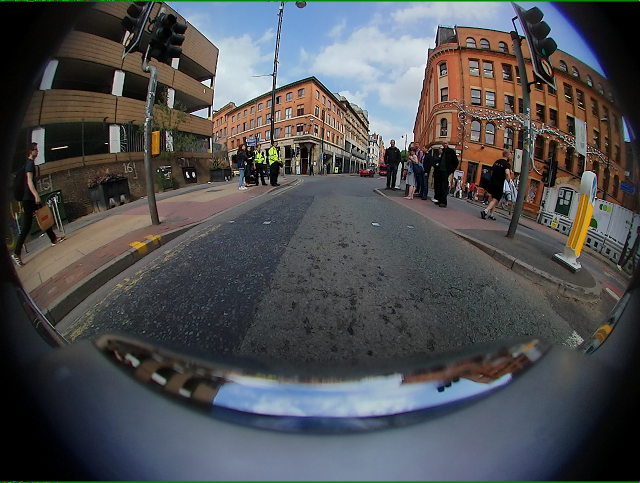
#> input picture fisheyes_v2/fisheye_motion_tracking/data/homework2/rgb_images/00006_FV.png, 1280 x 966 px, given in place of 00000_FV.png, which was not available (shown at 1/2 size)
$ python plan1_final.py
#> lines starting #> are read from the running program, lines starting #| are printed output that depends on the picture; after the words box and inside, x2 and y2 are one past the last pixel; in counts of white or black regions, pixels touching at a corner belong together; pictures that were not available may be replaced by others from this repository, and a replacement may not be noted
### fisheyes_v2/fisheye_motion_tracking/core/motion_detection/frame_difference.py
import cv2
import numpy as np
from pathlib import Path


PROJECT_ROOT = Path(__file__).resolve().parents[2]
DATA_DIR = PROJECT_ROOT / "data" / "homework2"
CURRENT_DIR = DATA_DIR / "rgb_images"
PREVIOUS_DIR = DATA_DIR / "previous_images"
OUTPUT_DIR = PROJECT_ROOT / "output" / "masks"
OUTPUT_DIR.mkdir(parents=True, exist_ok=True)


# [102 lines left out: functions preprocess, detect_motion_diff, detect_motion_flow, detect_motion_hybrid, detect_motion_adaptive, not called in this run]


def detect_motion_seed_expand(prev_gray, curr_gray, seed_thresh=45, flow_thresh=2.0,
                              expand_dist=12, morph_ksize=7):
    """Seed-and-expand: diff mask as trusted seeds, flow-based expansion in neighborhood.

    diff40 provides high-precision seeds. Optical flow captures the full motion extent
    but with many false positives. Distance transform keeps only flow pixels near a
    seed, suppressing isolated noise.

    Returns binary mask (uint8, 0/255).
    """
    prev_gray = cv2.GaussianBlur(prev_gray, (5, 5), 0)
    curr_gray = cv2.GaussianBlur(curr_gray, (5, 5), 0)

    # seed: frame difference (high precision)
    diff = cv2.absdiff(curr_gray, prev_gray)
    _, seed = cv2.threshold(diff, seed_thresh, 255, cv2.THRESH_BINARY)

    # candidate: optical flow (high recall)
    flow = cv2.calcOpticalFlowFarneback(
        prev_gray, curr_gray, None, 0.5, 3, 15, 3, 5, 1.2, 0
    )
    mag = np.linalg.norm(flow, axis=2)
    _, candidate = cv2.threshold(mag, flow_thresh, 255, cv2.THRESH_BINARY)
    candidate = candidate.astype(np.uint8)

    # distance from each pixel to the nearest seed pixel
    dist = cv2.distanceTransform((seed == 0).astype(np.uint8), cv2.DIST_L2, 5)

    # keep candidate pixels within expand_dist of a seed
    expanded = candidate.copy()
    expanded[dist > expand_dist] = 0

    # merge seed + expanded
    mask = seed | expanded

    k = np.ones((morph_ksize, morph_ksize), np.uint8)
    mask = cv2.morphologyEx(mask, cv2.MORPH_OPEN, k)
    mask = cv2.morphologyEx(mask, cv2.MORPH_CLOSE, k)
    return mask


# ================================================================
# Improved seed-expand variants
# ================================================================

def detect_motion_seed_expand_v2(prev_gray, curr_gray,
                                  seed_percentile=95, flow_percentile=90,
                                  expand_dist=10, morph_ksize=7,
                                  min_seed_ratio=0.0005):
    """Seed-expand V2: adaptive percentile thresholds + seed density fallback.

    Key improvements over V1:
      - seed_thresh = percentile(diff, seed_percentile) — adapts per-frame
      - flow_thresh = percentile(mag, flow_percentile) — adapts per-frame
      - If seeds too sparse (< min_seed_ratio of pixels), lowers percentile & expand_dist
    """
    prev_gray = cv2.GaussianBlur(prev_gray, (5, 5), 0)
    curr_gray = cv2.GaussianBlur(curr_gray, (5, 5), 0)

    total_pixels = prev_gray.size

    # --- adaptive seed threshold ---
    diff = cv2.absdiff(curr_gray, prev_gray)
    seed_thresh = np.percentile(diff, seed_percentile)
    seed_thresh = max(seed_thresh, 10)   # floor: avoid degenerate threshold
    _, seed = cv2.threshold(diff, seed_thresh, 255, cv2.THRESH_BINARY)

    # --- adaptive flow threshold ---
    flow = cv2.calcOpticalFlowFarneback(
        prev_gray, curr_gray, None, 0.5, 3, 15, 3, 5, 1.2, 0
    )
    mag = np.linalg.norm(flow, axis=2)
    flow_thresh = np.percentile(mag, flow_percentile)
    flow_thresh = max(flow_thresh, 1.0)
    _, candidate = cv2.threshold(mag, flow_thresh, 255, cv2.THRESH_BINARY)
    candidate = candidate.astype(np.uint8)

    # --- seed density feedback ---
    seed_count = int(np.sum(seed > 0))
    actual_expand = expand_dist
    actual_flow_pct = flow_percentile

    if seed_count < total_pixels * min_seed_ratio:
        # Too few seeds → broaden seed capture, tighten expansion
        fallback_pct = max(seed_percentile - 10, 80)
        seed_thresh2 = np.percentile(diff, fallback_pct)
        seed_thresh2 = max(seed_thresh2, 8)
        _, seed = cv2.threshold(diff, seed_thresh2, 255, cv2.THRESH_BINARY)
        actual_expand = max(expand_dist - 4, 4)
        actual_flow_pct = max(flow_percentile - 5, 85)
        flow_thresh2 = np.percentile(mag, actual_flow_pct)
        flow_thresh2 = max(flow_thresh2, 1.0)
        _, candidate = cv2.threshold(mag, flow_thresh2, 255, cv2.THRESH_BINARY)
        candidate = candidate.astype(np.uint8)

    # --- distance-constrained expansion ---
    dist = cv2.distanceTransform((seed == 0).astype(np.uint8), cv2.DIST_L2, 5)
    expanded = candidate.copy()
    expanded[dist > actual_expand] = 0

    mask = seed | expanded

    k = np.ones((morph_ksize, morph_ksize), np.uint8)
    mask = cv2.morphologyEx(mask, cv2.MORPH_OPEN, k)
    mask = cv2.morphologyEx(mask, cv2.MORPH_CLOSE, k)
    return mask


# [1410 lines left out: functions detect_motion_seed_expand_v3, detect_motion_seed_expand_v4, detect_motion_seed_expand_v5, detect_motion_seed_expand_v6, detect_motion_seed_expand_v7, detect_motion_seed_expand_v8 and 6 more, not called in this run]


# [7 lines that do not run on import are left out]

### fisheyes_v2/fisheye_motion_tracking/scripts/plan1_final.py
"""方案1最终评估: 使用最佳参数对比 V1 vs V2"""

import cv2
import numpy as np
from pathlib import Path
import sys
sys.path.insert(0, str(Path(__file__).resolve().parents[1]))

from core.motion_detection.frame_difference import (
    detect_motion_seed_expand,
    detect_motion_seed_expand_v2,
)

DATA = Path(__file__).resolve().parents[1] / "data" / "homework2"
FRAMES = ["00000", "00001", "00002", "00003", "00004", "00005",
          "00006", "00007", "00013", "00016", "00039", "00041", "00053"]


def score(pred, gt_bin):
    p = pred > 0
    tp = int((p & gt_bin).sum())
    fp = int((p & ~gt_bin).sum())
    fn = int((~p & gt_bin).sum())
    iou = tp / (tp + fp + fn) if (tp + fp + fn) > 0 else 0
    prec = tp / (tp + fp) if (tp + fp) > 0 else 0
    rec = tp / (tp + fn) if (tp + fn) > 0 else 0
    f1 = 2 * prec * rec / (prec + rec) if (prec + rec) > 0 else 0
    return {"iou": iou, "prec": prec, "rec": rec, "f1": f1, "tp": tp, "fp": fp, "fn": fn}


def load_pair(fid):
#> called with fid = '00000'
    c = cv2.imread(str(DATA / "rgb_images" / f"{fid}_FV.png"))
#> c is the input picture: shape (966, 1280, 3); mean B, G, R 81.5, 79.6, 78.8
    p = cv2.imread(str(DATA / "previous_images" / f"{fid}_FV_prev.png"))
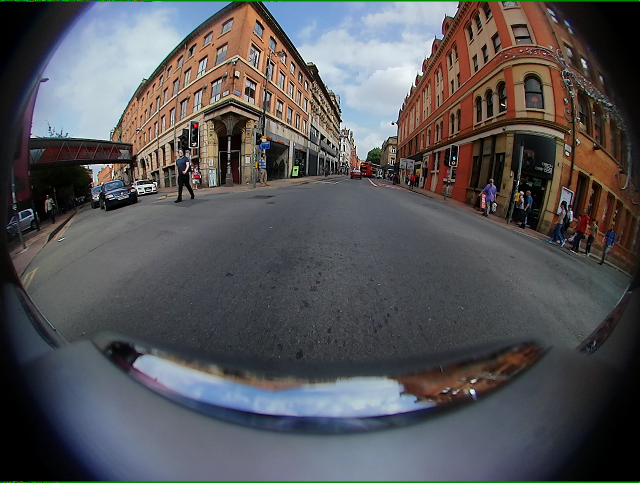
#> input picture fisheyes_v2/fisheye_motion_tracking/data/homework2/rgb_images/00007_FV.png, 1280 x 966 px, given in place of 00000_FV_prev.png, which was not available (shown at 1/2 size)
#> p is the input picture: shape (966, 1280, 3); mean B, G, R 87.6, 85, 86
    g = cv2.imread(str(DATA / "motion_annotation" / "GroudTruth" / f"{fid}_FV.png"), cv2.IMREAD_GRAYSCALE)
#> g: shape (966, 1280); min 0, max 255, mean 85.1
    cg = cv2.cvtColor(c, cv2.COLOR_BGR2GRAY)
    pg = cv2.cvtColor(p, cv2.COLOR_BGR2GRAY)
    return pg, cg, (g > 0)


# Best params from grid search
BEST_SP = 85
BEST_FPCT = 90
BEST_ED = 15

print("=" * 115)
print("  Plan 1 Final: seed_expand V1 vs V2 (best params)")
print(f"  V2 params: seed_percentile={BEST_SP}, flow_percentile={BEST_FPCT}, expand_dist={BEST_ED}")
print("=" * 115)

print(f"\n  {'frame':>6} | {'V1-F1':>8} {'V1-Prec':>8} {'V1-Rec':>8}  {'V1-FP':>9}"
      f" | {'V2-F1':>8} {'V2-Prec':>8} {'V2-Rec':>8}  {'V2-FP':>9}"
      f" | {'dF1':>8} {'FP-':>8}")
print("  " + "-" * 107)

v1_scores = []
v2_scores = []

for fid in FRAMES:
    pg, cg, gb = load_pair(fid)
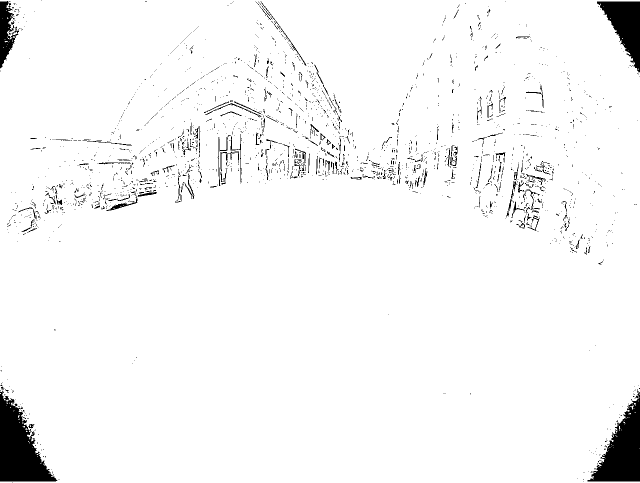
#> gb: shape (966, 1280) bool (shown at 1/2 size); 96.3% white; 2239 black regions (2051 under 20 px), largest, box (x1, y1, x2, y2) and area: (0, 781, 115, 963) 11012, (1175, 778, 1280, 963) 9322, (1194, 3, 1280, 145) 6068
    m1 = detect_motion_seed_expand(pg, cg)
#> in detect_motion_seed_expand, `_, seed = cv2.threshold(diff, seed_thresh, 255, cv2.THRESH_BINARY)`: seed: shape (966, 1280); 23.2% white; 1457 white regions (970 under 20 px), largest, box (x1, y1, x2, y2) and area: (48, 2, 619, 389) 102033, (1034, 268, 1265, 538) 19263, (132, 756, 291, 961) 17047
#> in detect_motion_seed_expand, `_, candidate = cv2.threshold(mag, flow_thresh, 255, cv2.THRESH_BINARY)`: candidate: shape (966, 1280) float32; 59.1% white; 171 black regions (80 under 20 px), largest, box (x1, y1, x2, y2) and area: (0, 0, 1280, 966) 344316, (325, 362, 1120, 630) 58831, (566, 0, 904, 265) 38277
#> in detect_motion_seed_expand, `expanded[dist > expand_dist] = 0`: expanded: shape (966, 1280); 42.5% white; 59 white regions (21 under 20 px), largest, box (x1, y1, x2, y2) and area: (4, 0, 1280, 664) 458133, (206, 671, 566, 817) 19061, (764, 731, 1035, 821) 12261
#> in detect_motion_seed_expand, `mask = seed | expanded`: mask: shape (966, 1280); 45.7% white; 74 white regions (33 under 20 px), largest, box (x1, y1, x2, y2) and area: (4, 0, 1280, 664) 477486, (206, 671, 566, 817) 21625, (132, 756, 291, 961) 17047
#> in detect_motion_seed_expand, `mask = cv2.morphologyEx(mask, cv2.MORPH_OPEN, k)`: mask: shape (966, 1280); 45.4% white; 37 white regions, largest, box (x1, y1, x2, y2) and area: (4, 0, 1280, 663) 473581, (208, 672, 563, 814) 21454, (134, 759, 288, 958) 16517
#> in detect_motion_seed_expand, `mask = cv2.morphologyEx(mask, cv2.MORPH_CLOSE, k)`:
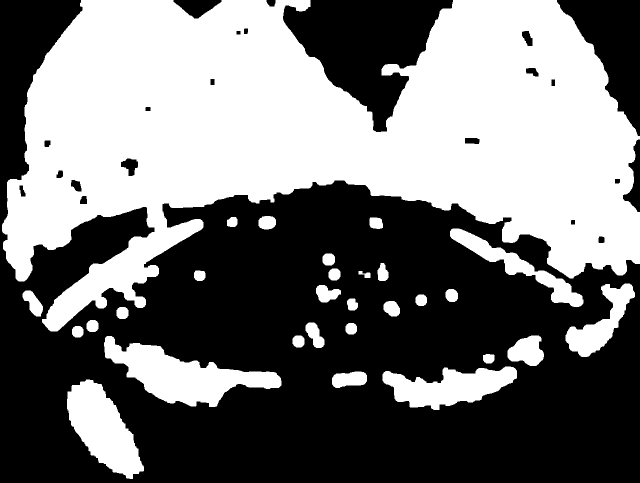
#> mask: shape (966, 1280) (shown at 1/2 size); 45.8% white; 29 white regions, largest, box (x1, y1, x2, y2) and area: (4, 0, 1280, 663) 480912, (208, 672, 563, 814) 21532, (134, 759, 288, 958) 16570
    m2 = detect_motion_seed_expand_v2(pg, cg, seed_percentile=BEST_SP,
                                      flow_percentile=BEST_FPCT, expand_dist=BEST_ED)
#> in detect_motion_seed_expand_v2, `seed_thresh = np.percentile(diff, seed_percentile)`: seed_thresh = 67
#> in detect_motion_seed_expand_v2, `_, seed = cv2.threshold(diff, seed_thresh, 255, cv2.THRESH_BINARY)`:
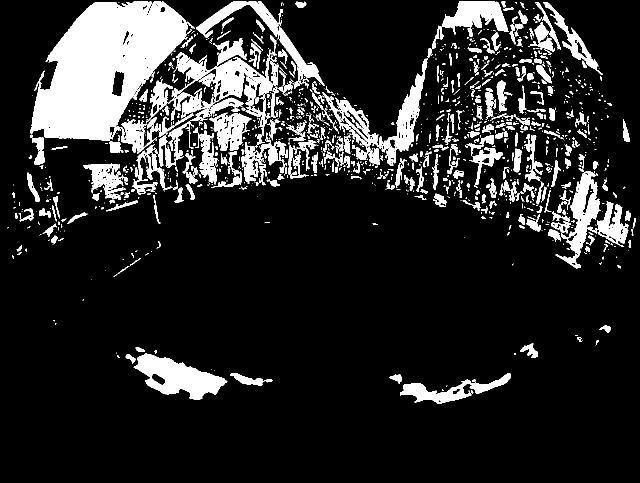
#> seed: shape (966, 1280) (shown at 1/2 size); 14.8% white; 1405 white regions (914 under 20 px), largest, box (x1, y1, x2, y2) and area: (61, 3, 390, 282) 52824, (267, 707, 455, 800) 8651, (348, 99, 554, 208) 8198
#> in detect_motion_seed_expand_v2, `flow_thresh = np.percentile(mag, flow_percentile)`: flow_thresh = 17.79
#> in detect_motion_seed_expand_v2, `_, candidate = cv2.threshold(mag, flow_thresh, 255, cv2.THRESH_BINARY)`:
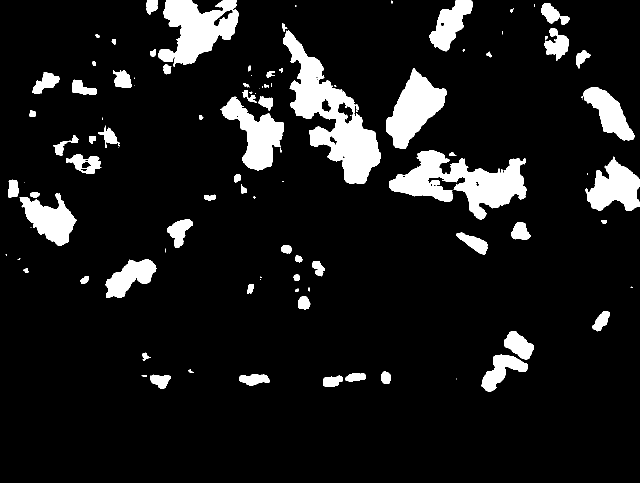
#> candidate: shape (966, 1280) float32 (shown at 1/2 size); 10% white; 109 white regions (38 under 20 px), largest, box (x1, y1, x2, y2) and area: (566, 60, 762, 368) 20939, (779, 300, 1053, 439) 17003, (317, 0, 478, 134) 12148
#> in detect_motion_seed_expand_v2, `seed_count = int(np.sum(seed > 0))`: seed_count = 182742
#> in detect_motion_seed_expand_v2, `dist = cv2.distanceTransform((seed == 0).astype(np.uint8), cv2.DIST_L2..`:
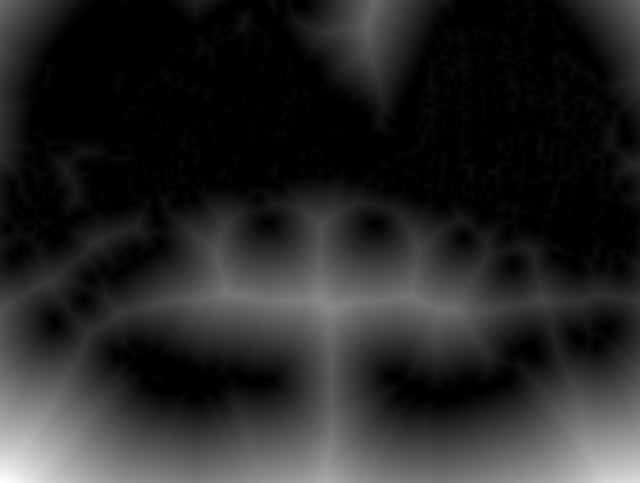
#> dist: shape (966, 1280) float32 (shown at 1/2 size); min 0, max 338.7, mean 52; drawn with min black and max white
#> in detect_motion_seed_expand_v2, `expanded[dist > actual_expand] = 0`: expanded: shape (966, 1280); 8.7% white; 94 white regions (35 under 20 px), largest, box (x1, y1, x2, y2) and area: (566, 60, 762, 368) 20939, (779, 300, 1053, 439) 17003, (317, 0, 478, 134) 11208
#> in detect_motion_seed_expand_v2, `mask = seed | expanded`: mask: shape (966, 1280); 20.6% white; 964 white regions (635 under 20 px), largest, box (x1, y1, x2, y2) and area: (59, 0, 573, 371) 91202, (556, 46, 766, 368) 23995, (773, 291, 1068, 439) 20026
#> in detect_motion_seed_expand_v2, `mask = cv2.morphologyEx(mask, cv2.MORPH_OPEN, k)`: mask: shape (966, 1280); 16.8% white; 145 white regions, largest, box (x1, y1, x2, y2) and area: (60, 0, 493, 305) 65522, (560, 60, 762, 368) 21980, (422, 195, 570, 363) 11047
#> in detect_motion_seed_expand_v2, `mask = cv2.morphologyEx(mask, cv2.MORPH_CLOSE, k)`:
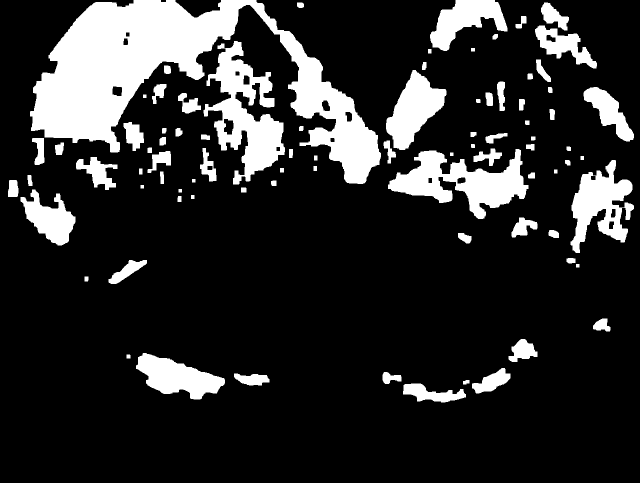
#> mask: shape (966, 1280) (shown at 1/2 size); 17.3% white; 85 white regions, largest, box (x1, y1, x2, y2) and area: (60, 0, 762, 368) 90602, (407, 82, 570, 369) 20209, (776, 298, 1057, 438) 17517
    s1 = score(m1, gb)
#> in score, `tp = int((p & gt_bin).sum())`: tp = 549602
#> in score, `fp = int((p & ~gt_bin).sum())`: fp = 16373
#> in score, `fn = int((~p & gt_bin).sum())`: fn = 640851
#> in score, `iou = tp / (tp + fp + fn) if (tp + fp + fn) > 0 else 0`: iou = 0.455
#> in score, `prec = tp / (tp + fp) if (tp + fp) > 0 else 0`: prec = 0.971
#> in score, `rec = tp / (tp + fn) if (tp + fn) > 0 else 0`: rec = 0.462
#> in score, `f1 = 2 * prec * rec / (prec + rec) if (prec + rec) > 0 else 0`: f1 = 0.626
#> s1 = {'iou': 0.455, 'prec': 0.971, 'rec': 0.462, 'f1': 0.626, 'tp': 549602, 'fp': 16373, 'fn': 640851}
    s2 = score(m2, gb)
#> s2 = {'iou': 0.174, 'prec': 0.972, 'rec': 0.174, 'f1': 0.296, 'tp': 207625, 'fp': 6063, 'fn': 982828}
    v1_scores.append(s1)
    v2_scores.append(s2)

    d_f1 = s2["f1"] - s1["f1"]
#> d_f1 = -0.33
    fp_red = (s1["fp"] - s2["fp"]) / s1["fp"] * 100 if s1["fp"] > 0 else 0
#> fp_red = 62.97
    sym = "+" if d_f1 > 0.005 else ("-" if d_f1 < -0.005 else "~")
#> sym = '-'
    print(f"  {fid:>6} | {s1['f1']:>8.4f} {s1['prec']:>8.4f} {s1['rec']:>8.4f} {s1['fp']:>9,}"
          f" | {s2['f1']:>8.4f} {s2['prec']:>8.4f} {s2['rec']:>8.4f} {s2['fp']:>9,}"
          f" | {d_f1:>+8.4f} {fp_red:>+7.1f}%  {sym}")
#|    00000 |   0.6258   0.9711   0.4617    16,373 |   0.2957   0.9716   0.1744     6,063 |  -0.3301   +63.0%  -
#> (the run stopped early here; a loop or call above may not have finished)
